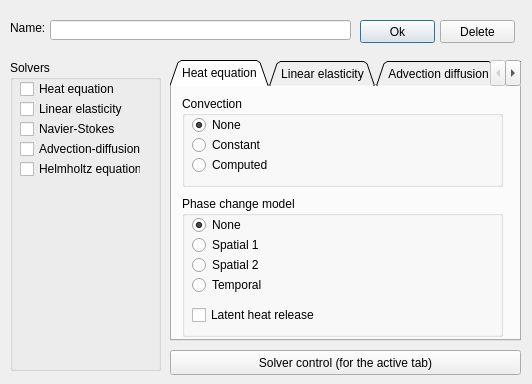
<ui version="4.0" >
 <class>equationEditor</class>
 <widget class="QDialog" name="equationEditor" >
  <property name="geometry" >
   <rect>
    <x>0</x>
    <y>0</y>
    <width>532</width>
    <height>384</height>
   </rect>
  </property>
  <property name="windowTitle" >
   <string>Equation properties</string>
  </property>
  <widget class="QTabWidget" name="pdeTabs" >
   <property name="geometry" >
    <rect>
     <x>170</x>
     <y>60</y>
     <width>351</width>
     <height>281</height>
    </rect>
   </property>
   <property name="tabPosition" >
    <enum>QTabWidget::North</enum>
   </property>
   <property name="tabShape" >
    <enum>QTabWidget::Triangular</enum>
   </property>
   <property name="currentIndex" >
    <number>0</number>
   </property>
   <property name="elideMode" >
    <enum>Qt::ElideNone</enum>
   </property>
   <widget class="QWidget" name="heatEquation" >
    <property name="accessibleName" >
     <string/>
    </property>
    <attribute name="title" >
     <string>Heat equation</string>
    </attribute>
    <widget class="QGroupBox" name="heatEquationConvectionGroup" >
     <property name="geometry" >
      <rect>
       <x>10</x>
       <y>10</y>
       <width>321</width>
       <height>91</height>
      </rect>
     </property>
     <property name="title" >
      <string>Convection</string>
     </property>
     <widget class="QRadioButton" name="heatEquationConvectionNone" >
      <property name="geometry" >
       <rect>
        <x>10</x>
        <y>20</y>
        <width>83</width>
        <height>18</height>
       </rect>
      </property>
      <property name="text" >
       <string>None</string>
      </property>
      <property name="checked" >
       <bool>true</bool>
      </property>
     </widget>
     <widget class="QRadioButton" name="heatEquationConvectionConstant" >
      <property name="enabled" >
       <bool>true</bool>
      </property>
      <property name="geometry" >
       <rect>
        <x>10</x>
        <y>40</y>
        <width>83</width>
        <height>18</height>
       </rect>
      </property>
      <property name="text" >
       <string>Constant</string>
      </property>
     </widget>
     <widget class="QRadioButton" name="heatEquationConvectionComputed" >
      <property name="geometry" >
       <rect>
        <x>10</x>
        <y>60</y>
        <width>83</width>
        <height>18</height>
       </rect>
      </property>
      <property name="text" >
       <string>Computed</string>
      </property>
     </widget>
    </widget>
    <widget class="QGroupBox" name="heatEquationPCMGroup" >
     <property name="geometry" >
      <rect>
       <x>10</x>
       <y>110</y>
       <width>321</width>
       <height>141</height>
      </rect>
     </property>
     <property name="title" >
      <string>Phase change model</string>
     </property>
     <widget class="QRadioButton" name="heatEquationPCMNone" >
      <property name="geometry" >
       <rect>
        <x>10</x>
        <y>20</y>
        <width>83</width>
        <height>18</height>
       </rect>
      </property>
      <property name="text" >
       <string>None</string>
      </property>
      <property name="checked" >
       <bool>true</bool>
      </property>
     </widget>
     <widget class="QRadioButton" name="heatEquationPCMSpatial1" >
      <property name="geometry" >
       <rect>
        <x>10</x>
        <y>40</y>
        <width>83</width>
        <height>18</height>
       </rect>
      </property>
      <property name="text" >
       <string>Spatial 1</string>
      </property>
     </widget>
     <widget class="QRadioButton" name="heatEquationPCMSpatial2" >
      <property name="geometry" >
       <rect>
        <x>10</x>
        <y>60</y>
        <width>83</width>
        <height>18</height>
       </rect>
      </property>
      <property name="text" >
       <string>Spatial 2</string>
      </property>
     </widget>
     <widget class="QRadioButton" name="heatEquationPCMTemporal" >
      <property name="geometry" >
       <rect>
        <x>10</x>
        <y>80</y>
        <width>83</width>
        <height>18</height>
       </rect>
      </property>
      <property name="text" >
       <string>Temporal</string>
      </property>
     </widget>
     <widget class="QCheckBox" name="heatEquationPCMLatentHeatRelease" >
      <property name="geometry" >
       <rect>
        <x>10</x>
        <y>110</y>
        <width>131</width>
        <height>18</height>
       </rect>
      </property>
      <property name="text" >
       <string>Latent heat release</string>
      </property>
     </widget>
    </widget>
   </widget>
   <widget class="QWidget" name="linearElasticity" >
    <attribute name="title" >
     <string>Linear elasticity</string>
    </attribute>
    <widget class="QGroupBox" name="linearElasticityDimensionReductionControlGroup" >
     <property name="geometry" >
      <rect>
       <x>10</x>
       <y>10</y>
       <width>321</width>
       <height>51</height>
      </rect>
     </property>
     <property name="title" >
      <string>Dimension reduction control</string>
     </property>
     <widget class="QCheckBox" name="linearElasticityPlaneStress" >
      <property name="geometry" >
       <rect>
        <x>10</x>
        <y>20</y>
        <width>91</width>
        <height>18</height>
       </rect>
      </property>
      <property name="text" >
       <string>Plane stress</string>
      </property>
     </widget>
    </widget>
   </widget>
   <widget class="QWidget" name="tab" >
    <attribute name="title" >
     <string>Advection diffusion</string>
    </attribute>
    <widget class="QGroupBox" name="advectionDiffusionConvectionGroup" >
     <property name="geometry" >
      <rect>
       <x>10</x>
       <y>10</y>
       <width>321</width>
       <height>91</height>
      </rect>
     </property>
     <property name="title" >
      <string>Convection</string>
     </property>
     <widget class="QRadioButton" name="advectionDiffusionConvectionNone" >
      <property name="geometry" >
       <rect>
        <x>10</x>
        <y>20</y>
        <width>83</width>
        <height>18</height>
       </rect>
      </property>
      <property name="text" >
       <string>None</string>
      </property>
      <property name="checked" >
       <bool>true</bool>
      </property>
     </widget>
     <widget class="QRadioButton" name="advectionDiffusionConvectionConstant" >
      <property name="geometry" >
       <rect>
        <x>10</x>
        <y>40</y>
        <width>83</width>
        <height>18</height>
       </rect>
      </property>
      <property name="text" >
       <string>Constant</string>
      </property>
     </widget>
     <widget class="QRadioButton" name="advectionDiffusionConvectionComputed" >
      <property name="geometry" >
       <rect>
        <x>10</x>
        <y>60</y>
        <width>83</width>
        <height>18</height>
       </rect>
      </property>
      <property name="text" >
       <string>Computed</string>
      </property>
     </widget>
    </widget>
   </widget>
   <widget class="QWidget" name="navierStokes" >
    <attribute name="title" >
     <string>Navier-Stokes</string>
    </attribute>
    <widget class="QGroupBox" name="navierStokesTurbulenceGroup" >
     <property name="geometry" >
      <rect>
       <x>10</x>
       <y>70</y>
       <width>321</width>
       <height>101</height>
      </rect>
     </property>
     <property name="title" >
      <string>Turbulence model</string>
     </property>
     <widget class="QRadioButton" name="navierStokesTurbulenceModelNone" >
      <property name="geometry" >
       <rect>
        <x>10</x>
        <y>20</y>
        <width>83</width>
        <height>18</height>
       </rect>
      </property>
      <property name="text" >
       <string>None</string>
      </property>
      <property name="checked" >
       <bool>true</bool>
      </property>
     </widget>
     <widget class="QRadioButton" name="navierStokesTurbulenceModelKE" >
      <property name="geometry" >
       <rect>
        <x>10</x>
        <y>40</y>
        <width>83</width>
        <height>18</height>
       </rect>
      </property>
      <property name="text" >
       <string>KE</string>
      </property>
     </widget>
     <widget class="QLabel" name="navierStokesKEClipLabel" >
      <property name="geometry" >
       <rect>
        <x>10</x>
        <y>70</y>
        <width>41</width>
        <height>16</height>
       </rect>
      </property>
      <property name="text" >
       <string>KE clip</string>
      </property>
     </widget>
     <widget class="QLineEdit" name="navierStokesKEClipEdit" >
      <property name="geometry" >
       <rect>
        <x>60</x>
        <y>70</y>
        <width>251</width>
        <height>20</height>
       </rect>
      </property>
      <property name="text" >
       <string>1.0e-6</string>
      </property>
     </widget>
    </widget>
    <widget class="QGroupBox" name="navierStokesGeneralSOlverControlGroup" >
     <property name="geometry" >
      <rect>
       <x>10</x>
       <y>10</y>
       <width>321</width>
       <height>51</height>
      </rect>
     </property>
     <property name="title" >
      <string>General solver control</string>
     </property>
     <widget class="QCheckBox" name="navierStokesCalculateHydrostaticPressure" >
      <property name="geometry" >
       <rect>
        <x>10</x>
        <y>20</y>
        <width>211</width>
        <height>18</height>
       </rect>
      </property>
      <property name="text" >
       <string>Calculate hydrostatic pressure</string>
      </property>
     </widget>
    </widget>
   </widget>
   <widget class="QWidget" name="helmholtzEquation" >
    <attribute name="title" >
     <string>Helmholtz equation</string>
    </attribute>
    <widget class="QGroupBox" name="helmholtzEquationFrequencyControlGroup" >
     <property name="geometry" >
      <rect>
       <x>10</x>
       <y>10</y>
       <width>321</width>
       <height>51</height>
      </rect>
     </property>
     <property name="title" >
      <string>Frequency domain control</string>
     </property>
     <widget class="QLabel" name="helmholtzEquationAngularFrequencylabel" >
      <property name="geometry" >
       <rect>
        <x>10</x>
        <y>20</y>
        <width>101</width>
        <height>16</height>
       </rect>
      </property>
      <property name="text" >
       <string>Angular frequency</string>
      </property>
     </widget>
     <widget class="QLineEdit" name="helmholtzEquationAngularFrequencyEdit" >
      <property name="geometry" >
       <rect>
        <x>110</x>
        <y>20</y>
        <width>201</width>
        <height>20</height>
       </rect>
      </property>
     </widget>
    </widget>
   </widget>
  </widget>
  <widget class="QLabel" name="equationLabel" >
   <property name="geometry" >
    <rect>
     <x>10</x>
     <y>20</y>
     <width>41</width>
     <height>16</height>
    </rect>
   </property>
   <property name="text" >
    <string>Name:</string>
   </property>
  </widget>
  <widget class="QLineEdit" name="equationNameEdit" >
   <property name="geometry" >
    <rect>
     <x>50</x>
     <y>20</y>
     <width>301</width>
     <height>20</height>
    </rect>
   </property>
  </widget>
  <widget class="QGroupBox" name="activeSolversGroup" >
   <property name="geometry" >
    <rect>
     <x>10</x>
     <y>60</y>
     <width>151</width>
     <height>311</height>
    </rect>
   </property>
   <property name="title" >
    <string>Solvers</string>
   </property>
   <widget class="QCheckBox" name="heatEquationActive" >
    <property name="geometry" >
     <rect>
      <x>10</x>
      <y>20</y>
      <width>141</width>
      <height>18</height>
     </rect>
    </property>
    <property name="text" >
     <string>Heat equation</string>
    </property>
   </widget>
   <widget class="QCheckBox" name="linearElasticityActive" >
    <property name="geometry" >
     <rect>
      <x>10</x>
      <y>40</y>
      <width>141</width>
      <height>18</height>
     </rect>
    </property>
    <property name="text" >
     <string>Linear elasticity</string>
    </property>
   </widget>
   <widget class="QCheckBox" name="navierStokesActive" >
    <property name="geometry" >
     <rect>
      <x>10</x>
      <y>60</y>
      <width>101</width>
      <height>18</height>
     </rect>
    </property>
    <property name="text" >
     <string>Navier-Stokes</string>
    </property>
   </widget>
   <widget class="QCheckBox" name="helmholtzEquationActive" >
    <property name="geometry" >
     <rect>
      <x>10</x>
      <y>100</y>
      <width>121</width>
      <height>18</height>
     </rect>
    </property>
    <property name="text" >
     <string>Helmholtz equation</string>
    </property>
   </widget>
   <widget class="QCheckBox" name="advectionDiffusionActive" >
    <property name="geometry" >
     <rect>
      <x>10</x>
      <y>80</y>
      <width>131</width>
      <height>18</height>
     </rect>
    </property>
    <property name="text" >
     <string>Advection-diffusion</string>
    </property>
   </widget>
  </widget>
  <widget class="QPushButton" name="acceptEquation" >
   <property name="geometry" >
    <rect>
     <x>360</x>
     <y>20</y>
     <width>75</width>
     <height>23</height>
    </rect>
   </property>
   <property name="text" >
    <string>Ok</string>
   </property>
  </widget>
  <widget class="QPushButton" name="deleteEquation" >
   <property name="geometry" >
    <rect>
     <x>440</x>
     <y>20</y>
     <width>75</width>
     <height>23</height>
    </rect>
   </property>
   <property name="text" >
    <string>Delete</string>
   </property>
  </widget>
  <widget class="QPushButton" name="solverParametersButton" >
   <property name="geometry" >
    <rect>
     <x>170</x>
     <y>350</y>
     <width>351</width>
     <height>25</height>
    </rect>
   </property>
   <property name="text" >
    <string>Solver control (for the active tab)</string>
   </property>
   <property name="icon" >
    <iconset resource="../Mesh3D.qrc" >:/icons/configure.png</iconset>
   </property>
  </widget>
 </widget>
 <resources>
  <include location="../Mesh3D.qrc" />
 </resources>
 <connections/>
</ui>
